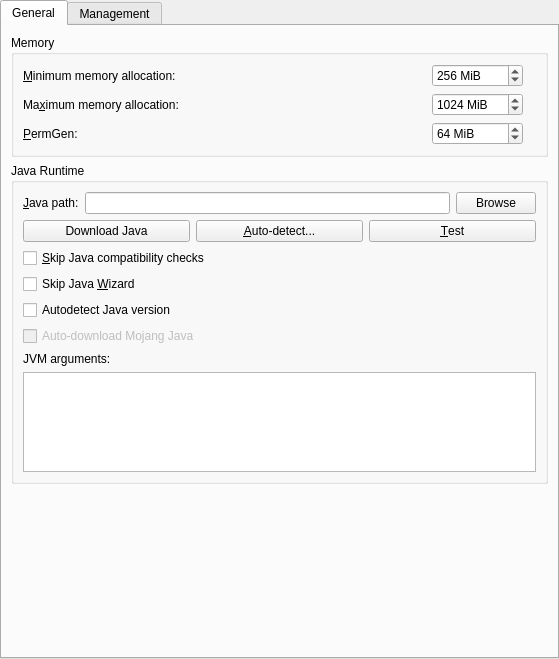
<?xml version="1.0" encoding="UTF-8"?>
<ui version="4.0">
 <class>JavaPage</class>
 <widget class="QWidget" name="JavaPage">
  <property name="geometry">
   <rect>
    <x>0</x>
    <y>0</y>
    <width>559</width>
    <height>659</height>
   </rect>
  </property>
  <property name="sizePolicy">
   <sizepolicy hsizetype="MinimumExpanding" vsizetype="MinimumExpanding">
    <horstretch>0</horstretch>
    <verstretch>0</verstretch>
   </sizepolicy>
  </property>
  <layout class="QVBoxLayout" name="verticalLayout">
   <property name="leftMargin">
    <number>0</number>
   </property>
   <property name="topMargin">
    <number>0</number>
   </property>
   <property name="rightMargin">
    <number>0</number>
   </property>
   <property name="bottomMargin">
    <number>0</number>
   </property>
   <item>
    <widget class="QTabWidget" name="tabWidget">
     <property name="currentIndex">
      <number>0</number>
     </property>
     <widget class="QWidget" name="general">
      <attribute name="title">
       <string notr="true">General</string>
      </attribute>
      <layout class="QVBoxLayout" name="verticalLayout_2">
       <item>
        <widget class="QGroupBox" name="memoryGroupBox">
         <property name="title">
          <string>Memory</string>
         </property>
         <layout class="QGridLayout" name="gridLayout_2" columnstretch="1,0,0,0">
          <item row="1" column="0">
           <widget class="QLabel" name="labelMaxMem">
            <property name="text">
             <string>Ma&amp;ximum memory allocation:</string>
            </property>
            <property name="buddy">
             <cstring>maxMemSpinBox</cstring>
            </property>
           </widget>
          </item>
          <item row="2" column="0">
           <widget class="QLabel" name="labelPermGen">
            <property name="text">
             <string>&amp;PermGen:</string>
            </property>
            <property name="buddy">
             <cstring>permGenSpinBox</cstring>
            </property>
           </widget>
          </item>
          <item row="0" column="0">
           <widget class="QLabel" name="labelMinMem">
            <property name="text">
             <string>&amp;Minimum memory allocation:</string>
            </property>
            <property name="buddy">
             <cstring>minMemSpinBox</cstring>
            </property>
           </widget>
          </item>
          <item row="0" column="2">
           <widget class="QSpinBox" name="minMemSpinBox">
            <property name="toolTip">
             <string>The amount of memory Minecraft is started with.</string>
            </property>
            <property name="suffix">
             <string notr="true"> MiB</string>
            </property>
            <property name="minimum">
             <number>8</number>
            </property>
            <property name="maximum">
             <number>1048576</number>
            </property>
            <property name="singleStep">
             <number>128</number>
            </property>
            <property name="value">
             <number>256</number>
            </property>
           </widget>
          </item>
          <item row="1" column="2">
           <widget class="QSpinBox" name="maxMemSpinBox">
            <property name="toolTip">
             <string>The maximum amount of memory Minecraft is allowed to use.</string>
            </property>
            <property name="suffix">
             <string notr="true"> MiB</string>
            </property>
            <property name="minimum">
             <number>8</number>
            </property>
            <property name="maximum">
             <number>1048576</number>
            </property>
            <property name="singleStep">
             <number>128</number>
            </property>
            <property name="value">
             <number>1024</number>
            </property>
           </widget>
          </item>
          <item row="2" column="2">
           <widget class="QSpinBox" name="permGenSpinBox">
            <property name="toolTip">
             <string>The amount of memory available to store loaded Java classes.</string>
            </property>
            <property name="suffix">
             <string notr="true"> MiB</string>
            </property>
            <property name="minimum">
             <number>4</number>
            </property>
            <property name="maximum">
             <number>999999999</number>
            </property>
            <property name="singleStep">
             <number>8</number>
            </property>
            <property name="value">
             <number>64</number>
            </property>
           </widget>
          </item>
          <item row="1" column="3">
           <widget class="QLabel" name="labelMaxMemIcon">
            <property name="text">
             <string/>
            </property>
            <property name="buddy">
             <cstring>maxMemSpinBox</cstring>
            </property>
           </widget>
          </item>
         </layout>
        </widget>
       </item>
       <item>
        <widget class="QGroupBox" name="javaSettingsGroupBox">
         <property name="title">
          <string>Java Runtime</string>
         </property>
         <layout class="QGridLayout" name="gridLayout_3">
          <item row="4" column="0">
           <widget class="QCheckBox" name="skipCompatibilityCheckbox">
            <property name="sizePolicy">
             <sizepolicy hsizetype="Preferred" vsizetype="Fixed">
              <horstretch>0</horstretch>
              <verstretch>0</verstretch>
             </sizepolicy>
            </property>
            <property name="toolTip">
             <string>If enabled, the launcher will not check if an instance is compatible with the selected Java version.</string>
            </property>
            <property name="text">
             <string>&amp;Skip Java compatibility checks</string>
            </property>
           </widget>
          </item>
          <item row="2" column="0" colspan="3">
           <layout class="QHBoxLayout" name="horizontalLayout_2">
            <item>
             <widget class="QPushButton" name="javaDownloadBtn">
              <property name="text">
               <string>Download Java</string>
              </property>
             </widget>
            </item>
            <item>
             <widget class="QPushButton" name="javaDetectBtn">
              <property name="sizePolicy">
               <sizepolicy hsizetype="Preferred" vsizetype="Fixed">
                <horstretch>0</horstretch>
                <verstretch>0</verstretch>
               </sizepolicy>
              </property>
              <property name="text">
               <string>&amp;Auto-detect...</string>
              </property>
             </widget>
            </item>
            <item>
             <widget class="QPushButton" name="javaTestBtn">
              <property name="sizePolicy">
               <sizepolicy hsizetype="Preferred" vsizetype="Fixed">
                <horstretch>0</horstretch>
                <verstretch>0</verstretch>
               </sizepolicy>
              </property>
              <property name="text">
               <string>&amp;Test</string>
              </property>
             </widget>
            </item>
           </layout>
          </item>
          <item row="8" column="0">
           <widget class="QLabel" name="labelJVMArgs">
            <property name="sizePolicy">
             <sizepolicy hsizetype="Fixed" vsizetype="Preferred">
              <horstretch>0</horstretch>
              <verstretch>0</verstretch>
             </sizepolicy>
            </property>
            <property name="text">
             <string>JVM arguments:</string>
            </property>
            <property name="alignment">
             <set>Qt::AlignLeading|Qt::AlignLeft|Qt::AlignVCenter</set>
            </property>
           </widget>
          </item>
          <item row="5" column="0">
           <widget class="QCheckBox" name="skipJavaWizardCheckbox">
            <property name="toolTip">
             <string>If enabled, the launcher will not prompt you to choose a Java version if one isn't found.</string>
            </property>
            <property name="text">
             <string>Skip Java &amp;Wizard</string>
            </property>
           </widget>
          </item>
          <item row="9" column="0" colspan="3">
           <widget class="QPlainTextEdit" name="jvmArgsTextBox">
            <property name="enabled">
             <bool>true</bool>
            </property>
            <property name="sizePolicy">
             <sizepolicy hsizetype="Expanding" vsizetype="Fixed">
              <horstretch>0</horstretch>
              <verstretch>0</verstretch>
             </sizepolicy>
            </property>
            <property name="maximumSize">
             <size>
              <width>16777215</width>
              <height>100</height>
             </size>
            </property>
           </widget>
          </item>
          <item row="6" column="0">
           <widget class="QCheckBox" name="autodetectJavaCheckBox">
            <property name="text">
             <string>Autodetect Java version</string>
            </property>
           </widget>
          </item>
          <item row="1" column="0" colspan="3">
           <layout class="QHBoxLayout" name="horizontalLayout">
            <item>
             <widget class="QLabel" name="labelJavaPath">
              <property name="sizePolicy">
               <sizepolicy hsizetype="Fixed" vsizetype="Preferred">
                <horstretch>0</horstretch>
                <verstretch>0</verstretch>
               </sizepolicy>
              </property>
              <property name="text">
               <string>&amp;Java path:</string>
              </property>
              <property name="buddy">
               <cstring>javaPathTextBox</cstring>
              </property>
             </widget>
            </item>
            <item>
             <widget class="QLineEdit" name="javaPathTextBox"/>
            </item>
            <item>
             <widget class="QPushButton" name="javaBrowseBtn">
              <property name="sizePolicy">
               <sizepolicy hsizetype="Maximum" vsizetype="Fixed">
                <horstretch>0</horstretch>
                <verstretch>0</verstretch>
               </sizepolicy>
              </property>
              <property name="text">
               <string>Browse</string>
              </property>
             </widget>
            </item>
           </layout>
          </item>
          <item row="7" column="0">
           <widget class="QCheckBox" name="autodownloadCheckBox">
            <property name="enabled">
             <bool>false</bool>
            </property>
            <property name="text">
             <string>Auto-download Mojang Java</string>
            </property>
           </widget>
          </item>
         </layout>
        </widget>
       </item>
       <item>
        <spacer name="verticalSpacer">
         <property name="orientation">
          <enum>Qt::Vertical</enum>
         </property>
         <property name="sizeHint" stdset="0">
          <size>
           <width>20</width>
           <height>40</height>
          </size>
         </property>
        </spacer>
       </item>
      </layout>
     </widget>
     <widget class="QWidget" name="management">
      <attribute name="title">
       <string>Management</string>
      </attribute>
      <layout class="QVBoxLayout" name="verticalLayout_3">
       <item>
        <widget class="QGroupBox" name="groupBox">
         <property name="title">
          <string>Downloaded Java Versions</string>
         </property>
         <layout class="QHBoxLayout" name="horizontalLayout_4">
          <item>
           <widget class="VersionSelectWidget" name="managedJavaList" native="true">
            <property name="sizePolicy">
             <sizepolicy hsizetype="Expanding" vsizetype="Expanding">
              <horstretch>0</horstretch>
              <verstretch>0</verstretch>
             </sizepolicy>
            </property>
           </widget>
          </item>
          <item>
           <layout class="QVBoxLayout" name="managedJavaBtnLayout">
            <item>
             <widget class="QPushButton" name="downloadJavaButton">
              <property name="text">
               <string>Download</string>
              </property>
             </widget>
            </item>
            <item>
             <widget class="QPushButton" name="removeJavaButton">
              <property name="text">
               <string>Remove</string>
              </property>
             </widget>
            </item>
            <item>
             <spacer name="verticalSpacer_2">
              <property name="orientation">
               <enum>Qt::Vertical</enum>
              </property>
              <property name="sizeHint" stdset="0">
               <size>
                <width>20</width>
                <height>40</height>
               </size>
              </property>
             </spacer>
            </item>
            <item>
             <widget class="QPushButton" name="refreshJavaButton">
              <property name="text">
               <string>Refresh</string>
              </property>
             </widget>
            </item>
           </layout>
          </item>
         </layout>
        </widget>
       </item>
       <item>
        <widget class="QGroupBox" name="extraJavaPathsGroupBox">
         <property name="title">
          <string>Java extra paths</string>
         </property>
         <layout class="QHBoxLayout" name="horizontalLayout_3">
          <item>
           <widget class="QListView" name="extraJavaPathsList"/>
          </item>
          <item>
           <layout class="QVBoxLayout" name="extraJavaPathsButtonsLayout">
            <item>
             <widget class="QPushButton" name="addExtraPathButton">
              <property name="text">
               <string>Add</string>
              </property>
             </widget>
            </item>
            <item>
             <widget class="QPushButton" name="removeExtraPathButton">
              <property name="text">
               <string>Remove</string>
              </property>
             </widget>
            </item>
            <item>
             <spacer name="extraPathSpacer">
              <property name="orientation">
               <enum>Qt::Vertical</enum>
              </property>
              <property name="sizeHint" stdset="0">
               <size>
                <width>20</width>
                <height>40</height>
               </size>
              </property>
             </spacer>
            </item>
           </layout>
          </item>
         </layout>
        </widget>
       </item>
       <item>
        <spacer name="managementSpacer">
         <property name="orientation">
          <enum>Qt::Vertical</enum>
         </property>
         <property name="sizeHint" stdset="0">
          <size>
           <width>20</width>
           <height>40</height>
          </size>
         </property>
        </spacer>
       </item>
      </layout>
     </widget>
    </widget>
   </item>
  </layout>
 </widget>
 <customwidgets>
  <customwidget>
   <class>VersionSelectWidget</class>
   <extends>QWidget</extends>
   <header>ui/widgets/VersionSelectWidget.h</header>
   <container>1</container>
  </customwidget>
 </customwidgets>
 <tabstops>
  <tabstop>minMemSpinBox</tabstop>
  <tabstop>maxMemSpinBox</tabstop>
  <tabstop>permGenSpinBox</tabstop>
  <tabstop>javaPathTextBox</tabstop>
  <tabstop>javaBrowseBtn</tabstop>
  <tabstop>javaDownloadBtn</tabstop>
  <tabstop>javaDetectBtn</tabstop>
  <tabstop>javaTestBtn</tabstop>
  <tabstop>skipCompatibilityCheckbox</tabstop>
  <tabstop>skipJavaWizardCheckbox</tabstop>
  <tabstop>jvmArgsTextBox</tabstop>
  <tabstop>tabWidget</tabstop>
 </tabstops>
 <resources/>
 <connections/>
</ui>
